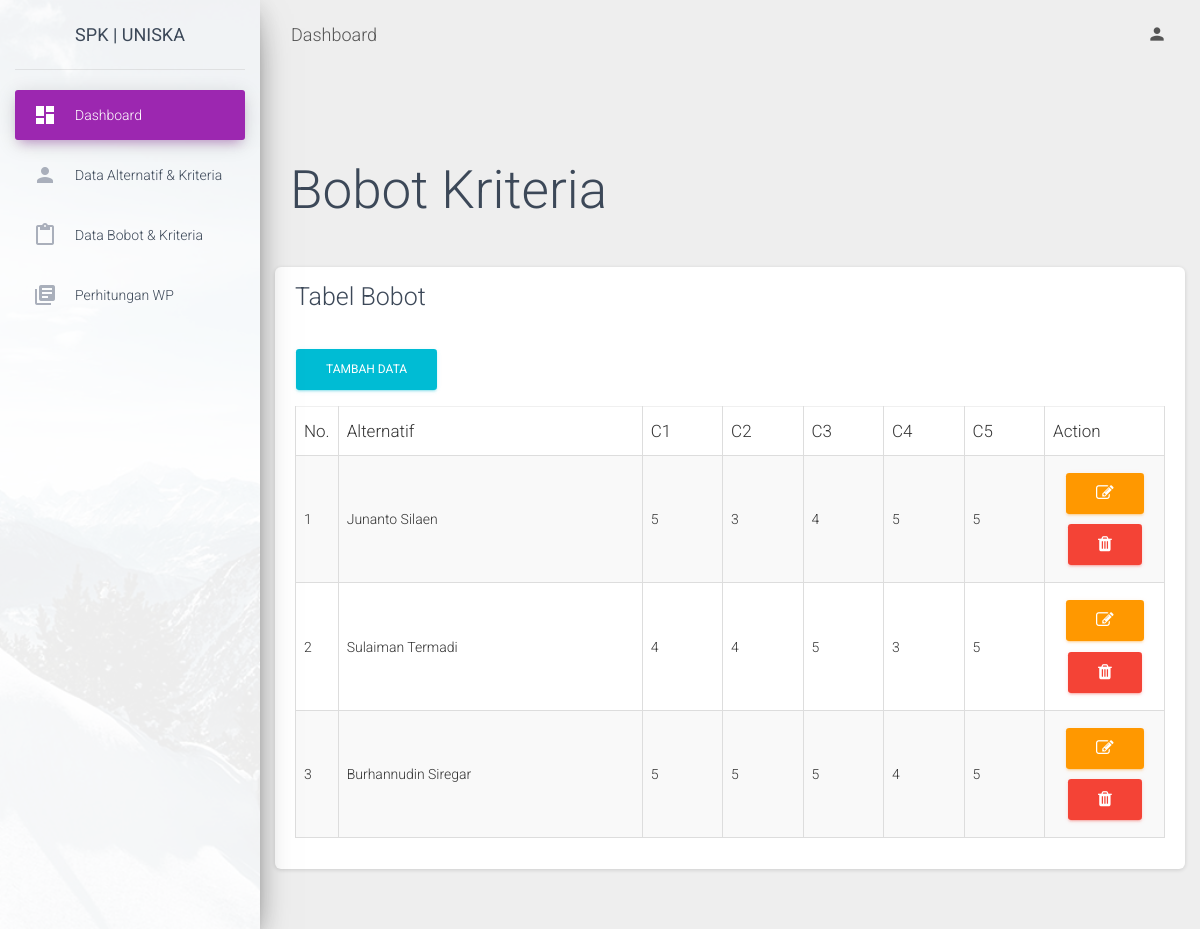
Page /aplikasi/bobot.php on the committed database.
### tables this page shows
CREATE TABLE `bobot` (
  `id_bobot` int(11) NOT NULL,
  `id_alter` int(11) DEFAULT NULL,
  `c1` int(128) DEFAULT NULL,
  `c2` int(128) DEFAULT NULL,
  `c3` int(128) DEFAULT NULL,
  `c4` int(128) DEFAULT NULL,
  `c5` int(128) DEFAULT NULL
);

CREATE TABLE `alternatif` (
  `id_alter` int(11) NOT NULL,
  `code` varchar(128) DEFAULT NULL,
  `alternatif` varchar(128) DEFAULT NULL
);

### aplikasi/bobot.php (the view, shortened to what this page needs)
<?php
include "../layout/header.php";
?>
<body class="">
  <div class="wrapper ">
    <div class="sidebar" data-color="purple" data-background-color="white" data-image="../assets/img/sidebar-1.jpg">
    <div class="logo"><a href="#" class="simple-text logo-normal">
          SPK | UNISKA
        </a></div>
        <div class="sidebar-wrapper">
        <ul class="nav">
          <li class="nav-item active  ">
            <a class="nav-link" href="./dashboard.php">
              <i class="material-icons">dashboard</i>
              <p>Dashboard</p>
            </a>
          </li>
          <li class="nav-item ">
            <a class="nav-link" href="./alternatif.php">
              <i class="material-icons">person</i>
              <p>Data Alternatif & Kriteria</p>
            </a>
          </li>
          <li class="nav-item ">
            <a class="nav-link" href="./bobot.php">
              <i class="material-icons">content_paste</i>
              <p>Data Bobot & Kriteria</p>
            </a>
          </li>
          <li class="nav-item ">
            <a class="nav-link" href="./perhitungan.php">
              <i class="material-icons">library_books</i>
              <p>Perhitungan WP</p>
            </a>
          </li>
        </ul>
      </div>
    </div>
    <div class="main-panel">
      <nav class="navbar navbar-expand-lg navbar-transparent navbar-absolute fixed-top ">
        <div class="container-fluid">
          <div class="navbar-wrapper">
            <a class="navbar-brand" href="javascript:;">Dashboard</a>
          </div>
          <div class="collapse navbar-collapse justify-content-end">
            <ul class="navbar-nav">
              <li class="nav-item dropdown">
                <a class="nav-link" href="javascript:;" id="navbarDropdownProfile" data-toggle="dropdown" aria-haspopup="true" aria-expanded="false">
                  <i class="material-icons">person</i>
                </a>
              </li>
            </ul>
          </div>
        </div>
      </nav>
      <div class="content">
        <div class="container-fluid">
          <div class="row">
            <div class="col-lg-3 col-md-6 col-sm-6">
            </div>
          </div>
          <div class="row mb-2">
                <div class="col-sm-6">
                    <h1>Bobot Kriteria</h1>
                </div>
            </div>
        </div>
    <section class="content">
        <div class="row">
            <div class="col">
                <div class="card">
                    <div class="card-header">
                        <h3 class="card-title">Tabel Bobot</h3>
                    </div>
                    <div class="card-body">
                        <button type="button" class="btn btn-info mb-3" data-toggle="modal" data-target="#addModal"><i class=""></i> Tambah Data</button>
                        <table id="example1" class="table table-bordered table-striped">
                            <thead>
                                <tr>
                                    <th width="20px">No.</th>
                                    <th>Alternatif</th>
                                    <th>C1</th>
                                    <th>C2</th>
                                    <th>C3</th>
                                    <th>C4</th>
                                    <th>C5</th>
                                    <th width="120px">Action</th>
                                </tr>
                            </thead>
                            <tbody>
                                <?php
                                include 'koneksi.php';
                                $no = 1;
                                $sql = mysqli_query($koneksi, "SELECT * FROM bobot a JOIN alternatif b
                                                                    ON a.id_alter=b.id_alter");
                                while ($data = mysqli_fetch_assoc($sql)) {
                                ?>
                                    <tr>
                                        <td><?= $no++; ?></td>
                                        <td><?= $data['alternatif']; ?></td>
                                        <td><?= $data['c1']; ?></td>
                                        <td><?= $data['c2']; ?></td>
                                        <td><?= $data['c3']; ?></td>
                                        <td><?= $data['c4']; ?></td>
                                        <td><?= $data['c5']; ?></td>
                                        <td align="center">
                                            <button type="button" class="btn btn-warning sm" data-toggle="modal" data-target="#editModal<?= $data['id_bobot']; ?>"><i class="fa fa-pencil-square-o"></i></button>
                                            <button type="button" class="btn btn-danger sm" data-toggle="modal" data-target="#deleteModal<?= $data['id_bobot']; ?>"><i class="fa fa-trash"></i></button>
                                        </td>
                                    </tr>
                                <?php } ?>
                            </tbody>
                        </table>
                    </div>
                </div>
            </div>
        </div>
    </section>
</div>
    </div>
  </div>
  <?php
  include "../layout/footer.php";
  ?>

### rows in the picture
bobot: id_alter.alternatif "Junanto Silaen", c1 "5", c2 "3", c3 "4", c4 "5", c5 "5"
bobot: id_alter.alternatif "Sulaiman Termadi", c1 "4", c2 "4", c3 "5", c4 "3", c5 "5"
bobot: id_alter.alternatif "Burhannudin Siregar", c1 "5", c2 "5", c3 "5", c4 "4", c5 "5"
